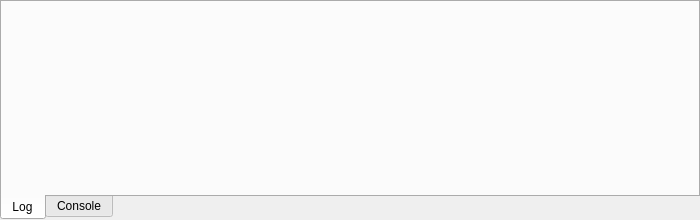
<?xml version="1.0" encoding="UTF-8"?>
<ui version="4.0">
 <class>OutputPanel</class>
 <widget class="QWidget" name="OutputPanel">
  <property name="geometry">
   <rect>
    <x>0</x>
    <y>0</y>
    <width>700</width>
    <height>220</height>
   </rect>
  </property>
  <layout class="QVBoxLayout" name="mainLayout">
   <property name="spacing">
    <number>0</number>
   </property>
   <property name="leftMargin">
    <number>0</number>
   </property>
   <property name="topMargin">
    <number>0</number>
   </property>
   <property name="rightMargin">
    <number>0</number>
   </property>
   <property name="bottomMargin">
    <number>0</number>
   </property>
   <item>
    <widget class="QTabWidget" name="tabWidget">
     <property name="autoFillBackground">
      <bool>true</bool>
     </property>
     <property name="tabPosition">
      <enum>QTabWidget::South</enum>
     </property>
     <property name="currentIndex">
      <number>0</number>
     </property>
     <widget class="AppLogOutput" name="appLog">
      <attribute name="title">
       <string>Log</string>
      </attribute>
     </widget>
     <widget class="ConsoleOutput" name="jsConsole">
      <attribute name="title">
       <string>Console</string>
      </attribute>
     </widget>
    </widget>
   </item>
  </layout>
 </widget>
 <customwidgets>
  <customwidget>
   <class>AppLogOutput</class>
   <extends>QWidget</extends>
   <header>applogoutput.h</header>
  </customwidget>
  <customwidget>
   <class>ConsoleOutput</class>
   <extends>QWidget</extends>
   <header>consoleoutput.h</header>
  </customwidget>
 </customwidgets>
 <resources/>
 <connections/>
</ui>
